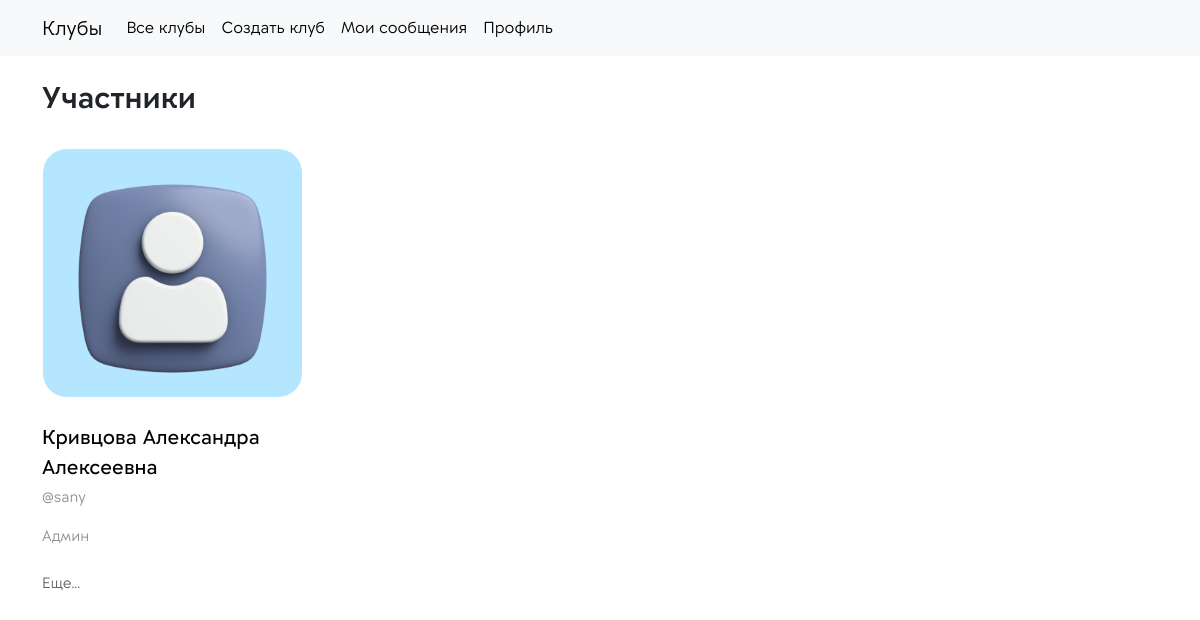
The page /uralhokkey/show-content/members/ (signed in) on the database its author committed.
### users/models.py (models this page shows)
class User(AbstractUser):
    fio = models.CharField(max_length=64, verbose_name='ФИО', null=True, blank=False)
    clubs = models.ManyToManyField("app_clubs.Club", related_name='members_clubs')
    image = models.FileField(upload_to='uploads/users/%Y/%m/%d/', default='uploads/users/user_no_photo.jpg', null=True, blank=True, verbose_name='Аватарка',)
    tg = models.CharField(max_length=128, verbose_name="Имя пользователя в телеграм", null=True, blank=True)
    desc = models.TextField(null=True, verbose_name='Описание о себе', blank=True)

### app_clubs/views.py (the view)
# urls.py: path('<slug:club_slug>/show-content/<slug:content>/', views.ShowContent.as_view(), name='show_content'),
class ShowContent(RequiredClubMember, ListView):
    extra_context = {'param': 'None'}
    template_name = 'app_clubs/show_content.html'
    def dispatch(self, request, *args, **kwargs):
        content_type = self.kwargs['content']
        if content_type not in ('events', 'posts', 'members'):
            return redirect(reverse_lazy('app_clubs:page_error', kwargs={'type_error': '404'}))
        return super().dispatch(request, *args, **kwargs)
    def get_queryset(self):
        content_type = self.kwargs['content']
        self.extra_context['content_type'] = content_type
        self.extra_context['current_club'] = self.request.current_club
        self.context_object_name = content_type
        if content_type == 'events':
            self.model = EventModel
            return EventModel.objects.filter(club=self.request.current_club)
        if content_type == 'posts':
            self.model = ModelPost
            return ModelPost.objects.filter(club=self.request.current_club)
        if content_type == 'members':
            self.model = get_user_model()
            return get_user_model().objects.filter(clubs=self.request.current_club)

### app_clubs/context_processors.py (called while the page is built)
def context_navbar(request, navbar=navbar):
    if request.user.is_authenticated:
        navbar = navbar[0:-2]
        navbar.append({'selected': 'profile_user', 'name': 'Профиль', 'url': reverse_lazy('app_clubs:profile_user')})
    else:
        navbar = navbar[-2:]
    return {'logo': 'Клубы', 'main_page_url': reverse_lazy('app_clubs:home_page'), 'menu_navbar': navbar}

### app_clubs/templatetags/club_filters.py (called while the page is built)
@register.filter
def list_content(lst, param):
    if param == "None":
        return lst
    by, size = map(int, param.split(':'))
    if len(lst) < by:
        return lst
    return lst[0:len(lst) // by * by][:size]

### app_clubs/utils.py (called while the page is built)
    def dispatch(self, request, *args, **kwargs):
        if not request.user.is_authenticated:
            return redirect(reverse_lazy('app_clubs:page_error', kwargs={'type_error': '403'}))
        current_user = request.user
        current_club = Club.objects.get(slug=self.kwargs['club_slug'])
        if not (current_club in current_user.clubs.all()):
            return redirect(reverse_lazy('app_clubs:page_error', kwargs={'type_error': '403'}))
        request.current_club = current_club
        if self.for_admin:
            if request.user not in current_club.admins.all():
                return redirect(reverse_lazy('app_clubs:page_error', kwargs={'type_error': '403'}))
        return super().dispatch(request, *args, **kwargs)

### app_clubs/templates/app_clubs/show_content.html (shortened to what this page needs)
{% extends 'app_clubs/base/base.html' %}
{% block content %}
    {% if content_type == 'events' %}
        <br>
        {% include 'app_clubs/base/base_show_events.html' with param="None" %}
    {% elif content_type == 'posts' %}
        <br>
        {% include 'app_clubs/base/base_show_posts.html' with param="None" %}
    {% elif content_type == 'members' %}
        <br>
        {% include 'app_clubs/base/base_show_members.html' with param="None" %}
    {% else %}
        <h1>{{ content_type }}</h1>
    {% endif %}
{% endblock %}

### app_clubs/templates/app_clubs/base/base_show_members.html (shortened to what this page needs)
{% load static %}
{% load club_filters %}
<div class="container">
    <h1 class="title-weight-section">Участники</h1><br>
    <div class="row gy-5">
        {% for member in members|list_content:param %}
            <div class="col-12 col-md-6 col-lg-3">
                {% if member.image %}
                    <div class="mb-4 img-post-list"
                         style="background-image: url({{ member.image.url }}); border-radius: 25px; height: 250px">
                {% endif %}
                </div>
                <div class="mb-4">
                    <p class="mb-1"><a href="{% url 'app_clubs:profile_user_club' club_slug=current_club.slug pk=member.pk %}" class="text-decoration-none"
                                       style="color: black; font-weight: 500; font-size: 20px">{{ member.fio }}</a>
                    </p>
                    <p style="color: rgba(0,0,0,0.44); font-size: 15px">{{ member.tg }}</p>
                    {% if member in current_club.admins.all %}
                        <span class="fs-6">
                        <p style="color: rgba(0,0,0,0.44); font-size: 15px">Админ</p>
                    </span>
                    {% else %}
                        <span>
                        <p style="color: rgba(0,0,0,0.44); font-size: 15px">Участник</p>
                        </span>
                    {% endif %}
                </div>
            </div>
        {% endfor %}
    </div>
    <a href="{% url 'app_clubs:show_content' club_slug=current_club.slug content='members' %}" class="more">Еще...</a>
</div>

### app_clubs/static/app_clubs/styles/main.css (style rules this page uses)
.title-weight-section { font-weight: 600; font-size: 30px; }
.more { color: rgba(0, 0, 0, 0.6); font-size: 15px; text-decoration: none; }

### app_clubs/templates/app_clubs/show_content.html (style rules this page uses)
.img-post-list { height: 300px; background-size: cover; border: 1px solid white; border-radius: 4px; }

### rows shown on the page
User: image (placeholder picture), fio "Кривцова Александра Алексеевна", tg "@sany", shows "Админ"

### other values the page prints
{{ logo }} "Клубы"
{{ item.name }} "Все клубы" "Создать клуб" "Мои сообщения" "Профиль"
